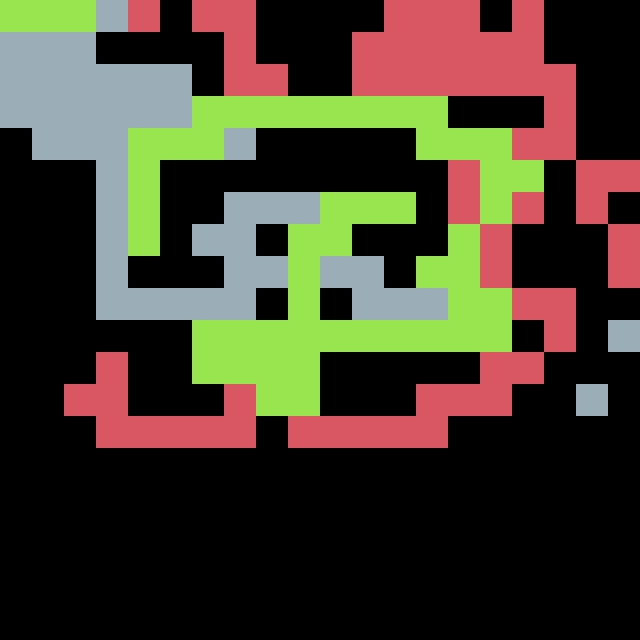

This is a level from a 2D game, rendered from its Tiled map with the project's own tilesets. A one-line summary and the map file follow, with tile-layer data summarised:
An orthogonal 20x20 tile map with 32x32 px tiles, 1 tile layer (Tile Layer 1).

<map version="1.0" orientation="orthogonal" renderorder="right-down" width="20" height="20" tilewidth="32" tileheight="32" nextobjectid="1">
 <tileset firstgid="1" name="tiles" tilewidth="32" tileheight="32" tilecount="4">
  <image source="tileset.png" width="64" height="64" />
 </tileset>
 <layer name="Tile Layer 1" width="20" height="20">
  <data>[400 cells, 152 non-empty, 3 distinct tile ids]</data>
 </layer>
</map>